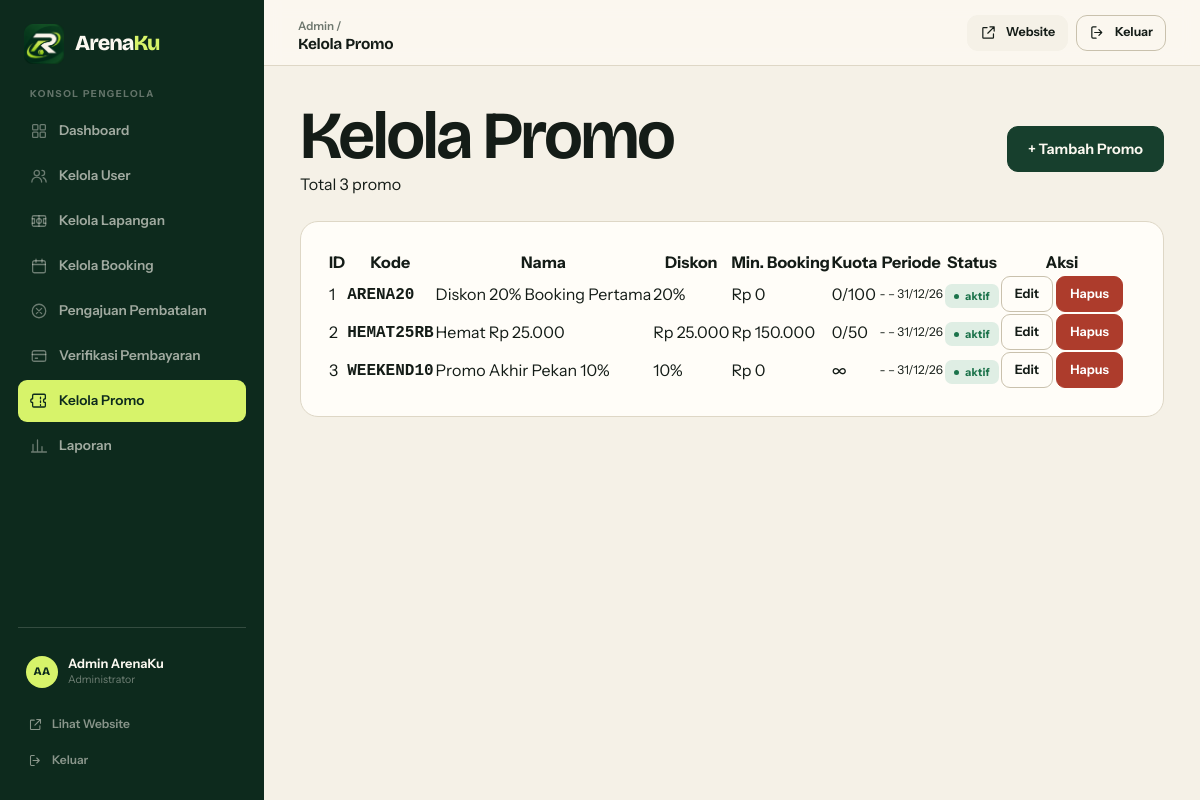
Screenshot of /admin/kelola_promo.php (signed in) with the database file from the repository.
### tables this page shows
CREATE TABLE IF NOT EXISTS promos (
    id INT AUTO_INCREMENT PRIMARY KEY,
    kode VARCHAR(30) NOT NULL,
    nama VARCHAR(120) NOT NULL,
    deskripsi TEXT,
    tipe ENUM('persen', 'nominal') NOT NULL DEFAULT 'persen',
    nilai DECIMAL(10,2) NOT NULL,
    min_booking DECIMAL(10,2) NOT NULL DEFAULT 0,
    maks_diskon DECIMAL(10,2) NULL,
    kuota INT NULL,
    terpakai INT NOT NULL DEFAULT 0,
    tanggal_mulai DATE NULL,
    tanggal_akhir DATE NULL,
    status ENUM('aktif', 'nonaktif') NOT NULL DEFAULT 'aktif',
    created_at TIMESTAMP NOT NULL DEFAULT CURRENT_TIMESTAMP,
    UNIQUE KEY kode (kode)
);

### includes/functions.php (called while the page is built, shortened)
<?php
function clean($text) {
    return htmlspecialchars($text, ENT_QUOTES, 'UTF-8');
}
function formatRupiah($angka) {
    return 'Rp ' . number_format($angka, 0, ',', '.');
}

### admin/kelola_promo.php (the view, shortened to what this page needs)
<?php
require_once '../config/koneksi.php';
require_once '../includes/functions.php';
$promos = $koneksi->query("SELECT * FROM promos ORDER BY created_at DESC")->fetchAll();
require_once '../includes/admin_header.php';
?>
<div style="display:flex; justify-content:space-between; align-items:center; flex-wrap:wrap; gap:12px;">
    <div>
        <h1 style="margin:0;">Kelola Promo</h1>
        <p style="color:var(--color-text-light);">Total <?= count($promos) ?> promo</p>
    </div>
    <a href="kelola_promo.php?tambah=1" class="btn btn-primary">+ Tambah Promo</a>
</div>
<div class="card" style="margin-top:24px;">
    <div class="card-body" style="overflow-x:auto;">
        <table class="admin-table">
            <thead>
                <tr>
                    <th>ID</th>
                    <th>Kode</th>
                    <th>Nama</th>
                    <th>Diskon</th>
                    <th>Min. Booking</th>
                    <th>Kuota</th>
                    <th>Periode</th>
                    <th>Status</th>
                    <th>Aksi</th>
                </tr>
            </thead>
            <tbody>
                <?php if (empty($promos)): ?>
                    <tr><td colspan="9" style="text-align:center; color:var(--color-text-light);">Belum ada promo.</td></tr>
                <?php else: ?>
                    <?php foreach ($promos as $p): ?>
                        <tr>
                            <td><?= (int) $p['id'] ?></td>
                            <td><strong style="font-family:monospace;"><?= clean($p['kode']) ?></strong></td>
                            <td><?= clean($p['nama']) ?></td>
                            <td><?= $p['tipe'] === 'persen' ? (int) $p['nilai'] . '%' : formatRupiah($p['nilai']) ?></td>
                            <td><?= formatRupiah($p['min_booking']) ?></td>
                            <td><?= $p['kuota'] !== null ? (int) $p['terpakai'] . '/' . (int) $p['kuota'] : '∞' ?></td>
                            <td style="font-size:12px;">
                                <?= $p['tanggal_mulai'] ? date('d/m/y', strtotime($p['tanggal_mulai'])) : '-' ?>
                                &ndash;
                                <?= $p['tanggal_akhir'] ? date('d/m/y', strtotime($p['tanggal_akhir'])) : '-' ?>
                            </td>
                            <td><span class="badge <?= $p['status'] === 'aktif' ? 'badge-success' : 'badge-neutral' ?>"><?= clean($p['status']) ?></span></td>
                            <td>
                                <div class="admin-actions">
                                    <a href="kelola_promo.php?edit=<?= (int) $p['id'] ?>" class="btn btn-outline btn-sm">Edit</a>
                                    <form method="POST" action="kelola_promo.php" onsubmit="return confirm('Hapus promo ini?');" style="display:inline;">
                                        <button type="submit" class="btn btn-danger btn-sm">Hapus</button>
                                    </form>
                                </div>
                            </td>
                        </tr>
                    <?php endforeach; ?>
                <?php endif; ?>
            </tbody>
        </table>
    </div>
</div>
<?php require_once '../includes/admin_footer.php'; ?>

### assets/css/style.css (style rules this page uses)
:root { --ink: #141c17; --ink-soft: #3b463f; --muted: #6f786f; --muted-light: #98a097; --paper: #f5f1e7; --paper-2: #fbf8f0; --white: #fffdf8; --sand: #e9e2d2; --forest: #173f2d; --forest-deep: #0d2a1d; --forest-mid: #22543c; --forest-soft: #e3ebdf; --lime: #d7f36a; --lime-strong: #c6ea41; --lime-soft: #eff9c9; --clay: #c15634; --clay-deep: #9b3f24; --clay-soft: #f8e3d8; --line: #ded7c6; --line-strong: #c9c1ad; --line-dark: rgba(255, 253, 248, 0.16); --success: #1c734b; --success-soft: #dfeee4; --warning: #9b5a13; --warning-soft: #f7ead3; --danger: #ad3c2c; --danger-soft: #f7e0da; --info: #2c5d85; --info-soft: #dfe9f1; --radius-xs: 6px; --radius-sm: 10px; --radius-md: 14px; --radius-lg: 18px; --radius-xl: 24px; --radius-full: 999px; --shadow-xs: 0 1px 2px rgba(20, 28, 23, 0.04); --shadow-sm: 0 6px 18px rgba(20, 28, 23, 0.06); --shadow-md: 0 16px 40px rgba(20, 28, 23, 0.09); --shadow-lg: 0 28px 70px rgba(13, 42, 29, 0.16); --font-display: 'Bricolage Grotesque', 'Trebuchet MS', 'Segoe UI', sans-serif; --font-body: 'Instrument Sans', 'Segoe UI', system-ui, -apple-system, sans-serif; --container: 1200px; --nav-height: 74px; --ease: cubic-bezier(0.2, 0.7, 0.2, 1); }
*, *::before, *::after { box-sizing: border-box; margin: 0; padding: 0; }
html { scroll-behavior: smooth; -webkit-text-size-adjust: 100%; }
body { min-height: 100vh; background: var(--paper); color: var(--ink); font-family: var(--font-body); font-size: 16px; line-height: 1.55; -webkit-font-smoothing: antialiased; text-rendering: optimizeLegibility; }
button, input, select, textarea { font: inherit; color: inherit; }
button { cursor: pointer; }
a { color: inherit; text-decoration: none; }
h1, h2, h3, h4, h5 { font-family: var(--font-display); font-weight: 650; line-height: 1.04; letter-spacing: -0.035em; color: var(--ink); text-wrap: balance; }
h1 { font-size: clamp(2.5rem, 5.6vw, 4.6rem); }
p { color: var(--ink-soft); }
strong { font-weight: 650; }
.btn { display: inline-flex; align-items: center; justify-content: center; gap: 9px; min-height: 46px; padding: 11px 20px; border: 1px solid transparent; border-radius: 11px; background: transparent; color: var(--ink); font-family: var(--font-body); font-size: 0.9rem; font-weight: 650; line-height: 1.15; text-align: center; white-space: nowrap; cursor: pointer; transition: background 0.18s var(--ease), color 0.18s var(--ease), border-color 0.18s var(--ease), transform 0.18s var(--ease), box-shadow 0.18s var(--ease); }
.btn-primary { background: var(--forest); border-color: var(--forest); color: var(--paper-2); }
.btn-outline { background: transparent; border-color: var(--line-strong); color: var(--ink); }
.btn-danger { background: var(--danger); border-color: var(--danger); color: #fff; }
.btn-sm { min-height: 36px; padding: 7px 13px; font-size: 0.8rem; border-radius: 9px; gap: 7px; }
.badge { display: inline-flex; align-items: center; gap: 6px; padding: 5px 9px; border-radius: 7px; background: var(--sand); color: var(--ink-soft); font-size: 0.69rem; font-weight: 700; letter-spacing: 0.01em; line-height: 1.3; white-space: nowrap; }
.badge::before { content: ''; width: 5px; height: 5px; border-radius: 50%; background: currentColor; flex: 0 0 auto; }
.badge-success { background: var(--success-soft); color: var(--success); }
.card { background: var(--white); border: 1px solid var(--line); border-radius: var(--radius-lg); }
.card-body { padding: clamp(18px, 2.6vw, 26px); }

### assets/css/admin.css (style rules this page uses)
.admin-body { background: var(--paper); }

### rows the page displays
promos: id "1", kode "ARENA20", nama "Diskon 20% Booking Pertama", nilai "20", min_booking "Rp 0", terpakai "0", kuota "100", tanggal_akhir "31/12/26", status "aktif"
promos: id "2", kode "HEMAT25RB", nama "Hemat Rp 25.000", nilai "Rp 25.000", min_booking "Rp 150.000", terpakai "0", kuota "50", tanggal_akhir "31/12/26", status "aktif"
promos: id "3", kode "WEEKEND10", nama "Promo Akhir Pekan 10%", nilai "10", min_booking "Rp 0", tanggal_akhir "31/12/26", status "aktif"

### other values shown
$item[1] "Dashboard"
$item[1] "Kelola User"
$item[1] "Kelola Lapangan"
$item[1] "Kelola Booking"
$item[1] "Pengajuan Pembatalan"
$item[1] "Verifikasi Pembayaran"
$item[1] "Kelola Promo"
$item[1] "Laporan"
getInitials($_SESSION['name'] ?? 'Admin') "AA"
$_SESSION['name'] "Admin ArenaKu"
$adminTitle "Kelola Promo"
count($promos) "3"
